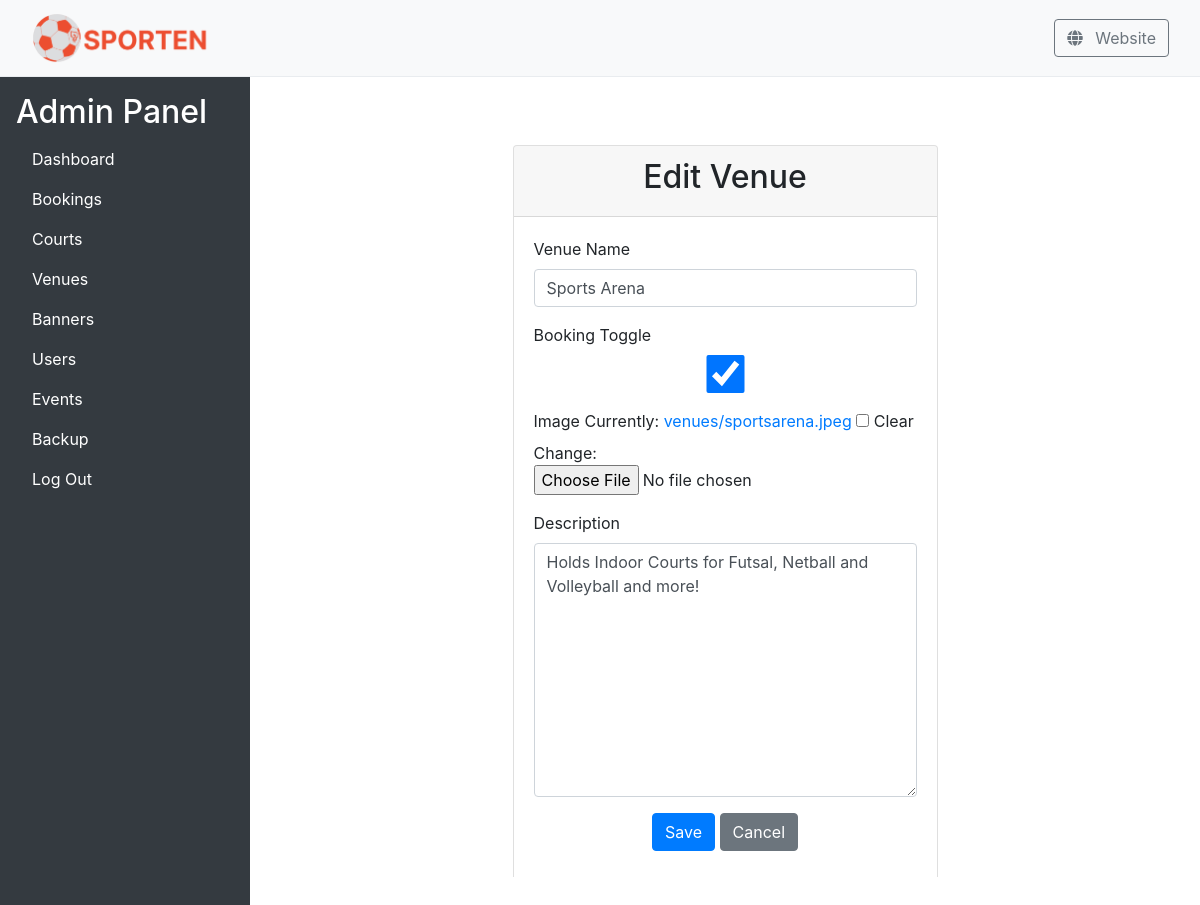
/adminpanel/venues/update/1/ (signed in), run on the app's committed database.
### base/models.py (models this page shows, shortened)
class Venue(models.Model):
    venueName = models.CharField(max_length=255)
    bookingToggle = models.BooleanField()
    image = models.ImageField(upload_to='venues/', blank=True, null=True)
    description = models.TextField(blank=True, null=True)

### base/views.py (the view)
# urls.py: path('adminpanel/venues/update/<int:venue_id>/', views.update_venue, name='update_venue'),
@login_required
@user_passes_test(lambda u: u.is_superuser)
def update_venue(request, venue_id):
    venue = get_object_or_404(Venue, id=venue_id)
    if request.method == 'POST':
        form = VenueForm(request.POST, request.FILES, instance=venue)
        if form.is_valid():
            form.save()
            return redirect('admin_venues')
    else:
        form = VenueForm(instance=venue)
    return render(request, 'adminpanel/venue_form.html', {'form': form, 'title': 'Edit Venue'})

### base/forms.py
class VenueForm(forms.ModelForm):
    class Meta:
        model = Venue
        fields = ['venueName', 'bookingToggle', 'image', 'description']

### base/templatetags/custom_filters.py (called while the page is built)
@register.filter(name='add_class')
def add_class(value, arg):
    return value.as_widget(attrs={'class': arg})

### base/templates/adminpanel/venue_form.html (shortened to what this page needs)
{% extends "adminpanel/base_admin.html" %}
{% load custom_filters %}
{% block content %}
    <div class="container mt-5">
        <div class="row justify-content-center">
            <div class="col-md-6">
                <div class="card">
                    <div class="card-header text-center">
                        <h2>{% if form.instance.pk %}Edit Venue{% else %}Add Venue{% endif %}</h2>
                    </div>
                    <div class="card-body">
                        <form method="post" enctype="multipart/form-data">
                            <div class="form-group">
                                <label for="id_venueName">Venue Name</label>
                                {{ form.venueName|add_class:"form-control" }}
                            </div>
                            <div class="form-group">
                                <label for="id_bookingToggle">Booking Toggle</label>
                                {{ form.bookingToggle|add_class:"form-control toggle-checkbox" }}
                            </div>
                            <div class="form-group">
                                <label for="id_image">Image</label>
                                {{ form.image|add_class:"form-control-file" }}
                            </div>
                            <div class="form-group">
                                <label for="id_description">Description</label>
                                {{ form.description|add_class:"form-control" }}
                            </div>
                            <div class="form-group text-center">
                                <button type="submit" class="btn btn-primary">Save</button>
                                <a href="{% url 'admin_venues' %}" class="btn btn-secondary">Cancel</a>
                            </div>
                        </form>
                    </div>
                </div>
            </div>
        </div>
    </div>
{% endblock %}

### base/templates/adminpanel/base_admin.html (style rules this page uses)
body, html { height: 100%; margin: 0; }

### data on the page
Venue: venueName "Sports Arena", bookingToggle "☑", description "Holds Indoor Courts for Futsal, Netball and Volleyball and more!"
